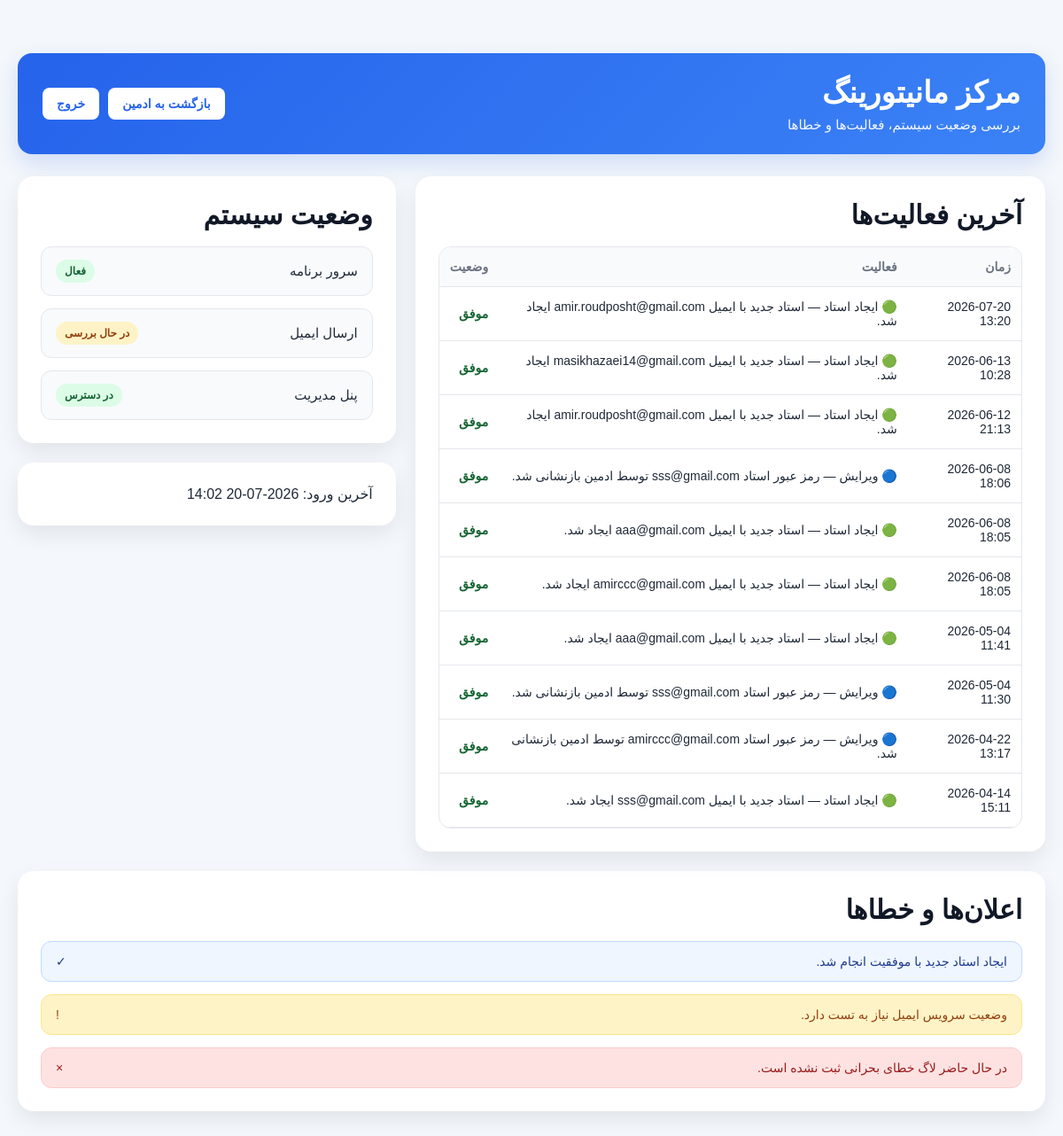
The page /monitoring/ (signed in) on the database its author committed.
### accounts/models.py (models this page shows, shortened)
class ActivityLog(models.Model):
        ACTION_CHOICES = [
            ("create_teacher", "Create Teacher"),
            ("edit_teacher", "Edit Teacher"),
            ("delete_teacher", "Delete Teacher"),
            ("create_event", "Create Event"),
            ("edit_event", "Edit Event"),
            ("delete_event", "Delete Event"),
            ("upload_excel", "Upload Excel"),
            ("send_activation_link", "Send Activation Link"),
            ("login", "Login"),
            ("logout", "Logout"),
            ("error", "Error"),
        ]
        STATUS_CHOICES = [
            ("success", "Success"),
            ("warning", "Warning"),
            ("error", "Error"),
        ]
        admin_user = models.ForeignKey(
            "User",
            on_delete=models.CASCADE,
            related_name="activity_logs"
        )
        action = models.CharField(max_length=50, choices=ACTION_CHOICES)
        status = models.CharField(max_length=20, choices=STATUS_CHOICES, default="success")
        description = models.TextField()
        created_at = models.DateTimeField(auto_now_add=True)

class User(AbstractUser):
    username = None
    email = models.EmailField(unique=True)
    ROLE_CHOICES = (
        ('ADMIN', 'Admin'),
        ('TEACHER', 'Teacher'),
    )
    role = models.CharField(max_length=20, choices=ROLE_CHOICES)
    is_verified = models.BooleanField(default=False)
    USERNAME_FIELD = 'email'
    REQUIRED_FIELDS = []
    objects = UserManager()

### accounts/views.py (the view)
def monitoring_center(request):
    latest_teachers = User.objects.filter(role="TEACHER").order_by("-date_joined")[:5]
    latest_logs = ActivityLog.objects.order_by("-created_at")[:10]
    context = {
        "latest_teachers": latest_teachers,
        "admin_last_login": request.user.last_login,
        "latest_logs": latest_logs,
    }
    return render(request, "accounts/monitoring_center.html", context)

### accounts/templates/accounts/monitoring_center.html (shortened to what this page needs)
<!DOCTYPE html>
<html lang="fa" dir="rtl">
<head>
</head>
<body>
<div class="container">
    <div class="header">
        <div>
            <h1>مرکز مانیتورینگ</h1>
            <p>بررسی وضعیت سیستم، فعالیت‌ها و خطاها</p>
        </div>
        <div class="header-buttons">
            <a href="{% url 'accounts:admin_dashboard' %}" class="btn-top">بازگشت به ادمین</a>
            <a href="{% url 'accounts:logout' %}" class="btn-top">خروج</a>
        </div>
    </div>
    <div class="grid">
        <div class="card">
            <h2>آخرین فعالیت‌ها</h2>
            <div class="table-wrap">
                <table>
                    <thead>
                        <tr>
                            <th>زمان</th>
                            <th>فعالیت</th>
                            <th>وضعیت</th>
                        </tr>
                    </thead>
                    <tbody>
                        {% for log in latest_logs %}
                        <tr>
                            <td>{{ log.created_at|date:"Y-m-d H:i" }}</td>
                            <td>
                                {% if log.action == "create_teacher" %}
                                    🟢 ایجاد استاد —
                                {% elif log.action == "edit_teacher" %}
                                    🔵 ویرایش —
                                {% elif log.action == "delete_teacher" %}
                                    🔴 حذف —
                                {% else %}
                                    ⚙️ —
                                {% endif %}
                                {{ log.description }}
                            </td>
                            <td>
                                {% if log.status == "success" %}
                                    <span class="log-success">موفق</span>
                                {% elif log.status == "warning" %}
                                    <span class="badge-warn">هشدار</span>
                                {% elif log.status == "error" %}
                                    <span class="log-error">خطا</span>
                                {% endif %}
                            </td>
                        </tr>
                        {% empty %}
                        <tr>
                            <td colspan="3">هیچ لاگی ثبت نشده است</td>
                        </tr>
                        {% endfor %}
                    </tbody>
                </table>
            </div>
        </div>
        <div class="side-stack">
            <div class="card">
                <h2>وضعیت سیستم</h2>
                <div class="status-list">
                    <div class="status-item">
                        <span>سرور برنامه</span>
                        <span class="badge-ok">فعال</span>
                    </div>
                    <div class="status-item">
                        <span>ارسال ایمیل</span>
                        <span class="badge-warn">در حال بررسی</span>
                    </div>
                    <div class="status-item">
                        <span>پنل مدیریت</span>
                        <span class="badge-ok">در دسترس</span>
                    </div>
                </div>
            </div>
            <div class="card">
                <div>
                    آخرین ورود: {{ admin_last_login|date:"Y-m-d H:i" }}
                </div>
            </div>
        </div>
    </div>
    <div class="card">
        <h2>اعلان‌ها و خطاها</h2>
        <div class="notice-list">
            <div class="notice notice-success">
                <span>ایجاد استاد جدید با موفقیت انجام شد.</span>
                <span>✓</span>
            </div>
            <div class="notice notice-warning">
                <span>وضعیت سرویس ایمیل نیاز به تست دارد.</span>
                <span>!</span>
            </div>
            <div class="notice notice-error">
                <span>در حال حاضر لاگ خطای بحرانی ثبت نشده است.</span>
                <span>×</span>
            </div>
        </div>
    </div>
</div>
</body>
</html>

### accounts/templates/accounts/monitoring_center.html (style rules this page uses)
* { box-sizing: border-box; }
body { margin: 0; font-family: Tahoma, Arial, sans-serif; background: #f4f7fb; color: #1f2937; }
.container { max-width: 1200px; margin: 40px auto; padding: 20px; }
.header { background: linear-gradient(135deg, #2563eb, #3b82f6); color: white; padding: 24px 28px; border-radius: 16px; display: flex; justify-content: space-between; align-items: center; box-shadow: 0 10px 24px rgba(37, 99, 235, 0.18); margin-bottom: 25px; }
.header h1 { margin: 0 0 8px 0; font-size: 34px; }
.header p { margin: 0; font-size: 15px; opacity: 0.95; }
.header-buttons { display: flex; gap: 10px; }
.btn-top { background: white; color: #2563eb; padding: 10px 16px; border-radius: 8px; text-decoration: none; font-weight: bold; font-size: 14px; }
.grid { display: grid; grid-template-columns: 2fr 1.2fr; gap: 22px; margin-bottom: 22px; }
.card { background: white; border-radius: 18px; padding: 26px; box-shadow: 0 10px 24px rgba(15, 23, 42, 0.08); }
.card h2 { margin: 0 0 18px 0; font-size: 30px; color: #111827; }
.status-list { display: flex; flex-direction: column; gap: 14px; }
.status-item { display: flex; justify-content: space-between; align-items: center; padding: 14px 16px; border-radius: 12px; background: #f8fafc; border: 1px solid #e5e7eb; font-size: 15px; }
.badge-ok { background: #dcfce7; color: #166534; padding: 6px 10px; border-radius: 999px; font-size: 12px; font-weight: bold; }
.badge-warn { background: #fef3c7; color: #92400e; padding: 6px 10px; border-radius: 999px; font-size: 12px; font-weight: bold; }
.table-wrap { overflow-x: auto; border: 1px solid #e5e7eb; border-radius: 14px; }
table { width: 100%; border-collapse: collapse; }
th, td { padding: 14px 12px; border-bottom: 1px solid #e5e7eb; text-align: right; font-size: 14px; }
th { background: #f8fafc; color: #6b7280; font-weight: bold; }
.log-success { color: #166534; font-weight: bold; }
.side-stack { display: flex; flex-direction: column; gap: 22px; }
.notice-list { display: flex; flex-direction: column; gap: 14px; }
.notice { display: flex; align-items: center; justify-content: space-between; gap: 14px; padding: 14px 16px; border-radius: 12px; font-size: 14px; }
.notice-success { background: #eff6ff; color: #1e3a8a; border: 1px solid #bfdbfe; }
.notice-warning { background: #fef3c7; color: #92400e; border: 1px solid #fde68a; }
.notice-error { background: #fee2e2; color: #991b1b; border: 1px solid #fecaca; }

### rows shown on the page
ActivityLog: created_at "2026-07-20 13:20", action "🟢 ایجاد استاد —", description "استاد جدید با ایمیل amir.roudposht@gmail.com ایجاد شد.", status "موفق"
ActivityLog: created_at "2026-06-13 10:28", action "🟢 ایجاد استاد —", description "استاد جدید با ایمیل masikhazaei14@gmail.com ایجاد شد.", status "موفق"
ActivityLog: created_at "2026-06-12 21:13", action "🟢 ایجاد استاد —", description "استاد جدید با ایمیل amir.roudposht@gmail.com ایجاد شد.", status "موفق"
ActivityLog: created_at "2026-06-08 18:06", action "🔵 ویرایش —", description "رمز عبور استاد sss@gmail.com توسط ادمین بازنشانی شد.", status "موفق"
ActivityLog: created_at "2026-06-08 18:05", action "🟢 ایجاد استاد —", description "استاد جدید با ایمیل aaa@gmail.com ایجاد شد.", status "موفق"
ActivityLog: created_at "2026-06-08 18:05", action "🟢 ایجاد استاد —", description "استاد جدید با ایمیل amirccc@gmail.com ایجاد شد.", status "موفق"
ActivityLog: created_at "2026-05-04 11:41", action "🟢 ایجاد استاد —", description "استاد جدید با ایمیل aaa@gmail.com ایجاد شد.", status "موفق"
ActivityLog: created_at "2026-05-04 11:30", action "🔵 ویرایش —", description "رمز عبور استاد sss@gmail.com توسط ادمین بازنشانی شد.", status "موفق"
ActivityLog: created_at "2026-04-22 13:17", action "🔵 ویرایش —", description "رمز عبور استاد amirccc@gmail.com توسط ادمین بازنشانی شد.", status "موفق"
ActivityLog: created_at "2026-04-14 15:11", action "🟢 ایجاد استاد —", description "استاد جدید با ایمیل sss@gmail.com ایجاد شد.", status "موفق"
User: last_login "2026-07-20 14:02"
